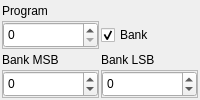
                         <widget class="QWidget" name="page_midiSend_program">
                          <layout class="QGridLayout" name="gridLayout_15">
                           <property name="leftMargin">
                            <number>2</number>
                           </property>
                           <property name="topMargin">
                            <number>2</number>
                           </property>
                           <property name="rightMargin">
                            <number>2</number>
                           </property>
                           <property name="bottomMargin">
                            <number>2</number>
                           </property>
                           <property name="spacing">
                            <number>2</number>
                           </property>
                           <item row="1" column="1">
                            <widget class="QCheckBox" name="checkBox_midiSendList_bank">
                             <property name="toolTip">
                              <string>Include bank select messages</string>
                             </property>
                             <property name="styleSheet">
                              <string notr="true">padding-left: 1em;</string>
                             </property>
                             <property name="text">
                              <string>Bank</string>
                             </property>
                             <property name="checked">
                              <bool>true</bool>
                             </property>
                            </widget>
                           </item>
                           <item row="3" column="1">
                            <widget class="QFrame" name="frame_45">
                             <property name="minimumSize">
                              <size>
                               <width>0</width>
                               <height>28</height>
                              </size>
                             </property>
                             <property name="maximumSize">
                              <size>
                               <width>16777215</width>
                               <height>28</height>
                              </size>
                             </property>
                             <property name="styleSheet">
                              <string notr="true"/>
                             </property>
                             <property name="frameShape">
                              <enum>QFrame::StyledPanel</enum>
                             </property>
                             <property name="frameShadow">
                              <enum>QFrame::Raised</enum>
                             </property>
                             <property name="buttonFrame" stdset="0">
                              <bool>true</bool>
                             </property>
                             <layout class="QHBoxLayout" name="horizontalLayout_48">
                              <property name="spacing">
                               <number>1</number>
                              </property>
                              <property name="leftMargin">
                               <number>0</number>
                              </property>
                              <property name="topMargin">
                               <number>0</number>
                              </property>
                              <property name="rightMargin">
                               <number>0</number>
                              </property>
                              <property name="bottomMargin">
                               <number>0</number>
                              </property>
                              <item>
                               <widget class="QSpinBox" name="spinBox_midiSendList_lsb">
                                <property name="enabled">
                                 <bool>true</bool>
                                </property>
                                <property name="sizePolicy">
                                 <sizepolicy hsizetype="Minimum" vsizetype="Minimum">
                                  <horstretch>0</horstretch>
                                  <verstretch>0</verstretch>
                                 </sizepolicy>
                                </property>
                                <property name="styleSheet">
                                 <string notr="true"/>
                                </property>
                                <property name="minimum">
                                 <number>-1</number>
                                </property>
                                <property name="maximum">
                                 <number>127</number>
                                </property>
                                <property name="value">
                                 <number>0</number>
                                </property>
                               </widget>
                              </item>
                             </layout>
                            </widget>
                           </item>
                           <item row="2" column="1">
                            <widget class="QLabel" name="label_35">
                             <property name="text">
                              <string>Bank LSB</string>
                             </property>
                            </widget>
                           </item>
                           <item row="3" column="0">
                            <widget class="QFrame" name="frame_46">
                             <property name="minimumSize">
                              <size>
                               <width>0</width>
                               <height>28</height>
                              </size>
                             </property>
                             <property name="maximumSize">
                              <size>
                               <width>16777215</width>
                               <height>28</height>
                              </size>
                             </property>
                             <property name="styleSheet">
                              <string notr="true"/>
                             </property>
                             <property name="frameShape">
                              <enum>QFrame::StyledPanel</enum>
                             </property>
                             <property name="frameShadow">
                              <enum>QFrame::Raised</enum>
                             </property>
                             <property name="buttonFrame" stdset="0">
                              <bool>true</bool>
                             </property>
                             <layout class="QHBoxLayout" name="horizontalLayout_49">
                              <property name="spacing">
                               <number>1</number>
                              </property>
                              <property name="leftMargin">
                               <number>0</number>
                              </property>
                              <property name="topMargin">
                               <number>0</number>
                              </property>
                              <property name="rightMargin">
                               <number>0</number>
                              </property>
                              <property name="bottomMargin">
                               <number>0</number>
                              </property>
                              <item>
                               <widget class="QSpinBox" name="spinBox_midiSendList_msb">
                                <property name="sizePolicy">
                                 <sizepolicy hsizetype="Minimum" vsizetype="Minimum">
                                  <horstretch>0</horstretch>
                                  <verstretch>0</verstretch>
                                 </sizepolicy>
                                </property>
                                <property name="styleSheet">
                                 <string notr="true"/>
                                </property>
                                <property name="minimum">
                                 <number>-1</number>
                                </property>
                                <property name="maximum">
                                 <number>127</number>
                                </property>
                                <property name="value">
                                 <number>0</number>
                                </property>
                               </widget>
                              </item>
                             </layout>
                            </widget>
                           </item>
                           <item row="2" column="0">
                            <widget class="QLabel" name="label_36">
                             <property name="text">
                              <string>Bank MSB</string>
                             </property>
                            </widget>
                           </item>
                           <item row="0" column="0">
                            <widget class="QLabel" name="label_37">
                             <property name="text">
                              <string>Program</string>
                             </property>
                            </widget>
                           </item>
                           <item row="1" column="0">
                            <widget class="QFrame" name="frame_48">
                             <property name="minimumSize">
                              <size>
                               <width>0</width>
                               <height>28</height>
                              </size>
                             </property>
                             <property name="maximumSize">
                              <size>
                               <width>16777215</width>
                               <height>28</height>
                              </size>
                             </property>
                             <property name="styleSheet">
                              <string notr="true"/>
                             </property>
                             <property name="frameShape">
                              <enum>QFrame::StyledPanel</enum>
                             </property>
                             <property name="frameShadow">
                              <enum>QFrame::Raised</enum>
                             </property>
                             <property name="buttonFrame" stdset="0">
                              <bool>true</bool>
                             </property>
                             <layout class="QHBoxLayout" name="horizontalLayout_50">
                              <property name="spacing">
                               <number>1</number>
                              </property>
                              <property name="leftMargin">
                               <number>0</number>
                              </property>
                              <property name="topMargin">
                               <number>0</number>
                              </property>
                              <property name="rightMargin">
                               <number>0</number>
                              </property>
                              <property name="bottomMargin">
                               <number>0</number>
                              </property>
                              <item>
                               <widget class="QSpinBox" name="spinBox_midiSendList_program">
                                <property name="sizePolicy">
                                 <sizepolicy hsizetype="Minimum" vsizetype="Minimum">
                                  <horstretch>0</horstretch>
                                  <verstretch>0</verstretch>
                                 </sizepolicy>
                                </property>
                                <property name="styleSheet">
                                 <string notr="true"/>
                                </property>
                                <property name="minimum">
                                 <number>0</number>
                                </property>
                                <property name="maximum">
                                 <number>127</number>
                                </property>
                                <property name="value">
                                 <number>0</number>
                                </property>
                               </widget>
                              </item>
                             </layout>
                            </widget>
                           </item>
                          </layout>
                         </widget>
